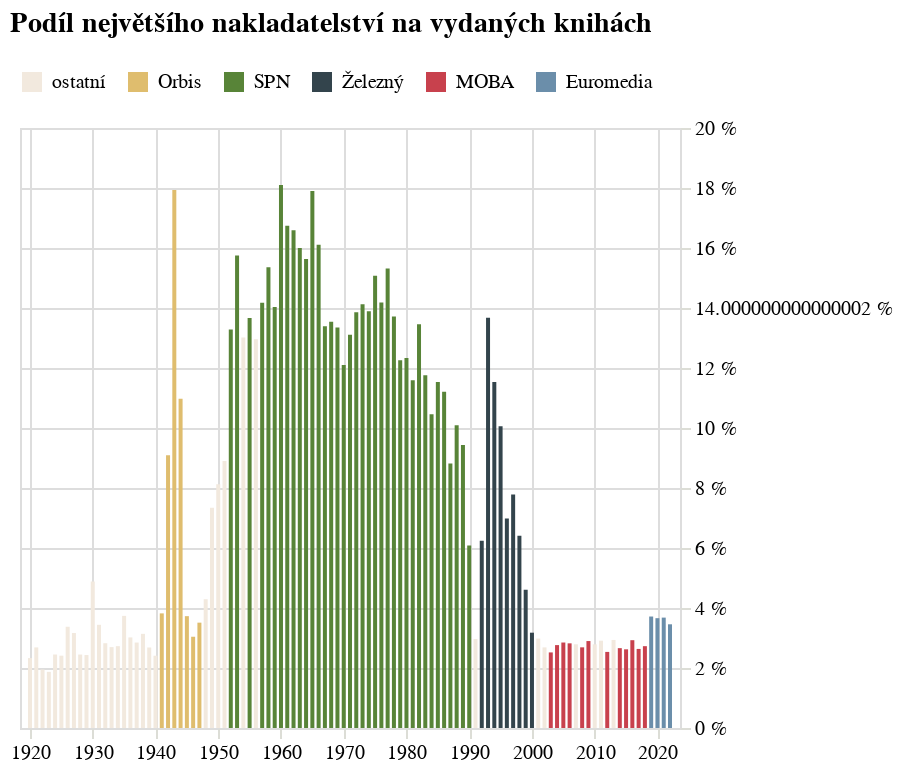

The notebook cell saved with this chart:
### Code cell
graf_nejvesi = alt.Chart(result, title={'text': titulek2}, width=330).mark_bar(width=2).encode(
    alt.X("rok:T", 
          title=None,
          axis=alt.Axis(domainOpacity=0, tickColor='#DCDDD6')
    ),
    alt.Y('podíl:Q', 
          axis=alt.Axis(domainOpacity=0, tickColor='#DCDDD6', orient='right', labelExpr="datum.label * 100 + ' %'"), 
          title=None
    ),
    alt.Color("nakladatel:N", 
              scale=alt.Scale(range=['#F2E9DE', '#DFBD6E', '#588438', '#33444C', '#C8414D', '#6B8EAA']), ## '# ['#a7ddd6','#001f80','#e6e6e4','#e5db00','#e49996','#9cc002']), 
              title=None,
               sort=razeni,
              legend=alt.Legend(orient="top")
    ))

graf_nejvesi

### Figure 1 — Vega-Lite specification as saved in the notebook (floating-point values rounded to 4 significant figures)
{"config": {"title": {"font": "Noticia Text", "fontSize": 14, "anchor": "start", "fontWeight": "bolder", "subtitleFont": "Noticia Text", "subtitleFontSize": 12, "subtitleFontWeight": "lighter", "subtitlePadding": 12, "dy": -12}, "axis": {"labelFont": "Asap", "titleFont": "Asap", "fontWeight": "lighter", "titleFontWeight": "lighter", "labelFontSize": 10, "titleFontSize": 10, "labelPadding": 2, "titlePadding": 10}, "legend": {"labelFont": "Asap", "labelFontWeight": "normal", "titleFont": "Asap", "titleFontWeight": "normal", "labelFontSize": 10, "titleFontSize": 10}}, "data": {"name": "data-ea615278741a15b689ee6d4743ad66ce"}, "mark": {"type": "bar", "width": 2}, "encoding": {"color": {"field": "nakladatel", "legend": {"orient": "top"}, "scale": {"range": ["#F2E9DE", "#DFBD6E", "#588438", "#33444C", "#C8414D", "#6B8EAA"]}, "sort": ["ostatní", "Orbis", "SPN", "Železný", "MOBA", "Euromedia"], "title": null, "type": "nominal"}, "x": {"axis": {"domainOpacity": 0, "tickColor": "#DCDDD6"}, "field": "rok", "title": null, "type": "temporal"}, "y": {"axis": {"domainOpacity": 0, "labelExpr": "datum.label * 100 + ' %'", "orient": "right", "tickColor": "#DCDDD6"}, "field": "podíl", "title": null, "type": "quantitative"}}, "title": {"text": "Podíl největšího nakladatelství na vydaných knihách"}, "width": 330, "$schema": "https://vega.github.io/schema/vega-lite/v5.8.0.json", "datasets": {"data-ea615278741a15b689ee6d4743ad66ce": [{"nakladatel": "ostatní", "rok": "1920-01-01T00:00:00", "knih": 92, "celkem": 3948, "podíl": 0.0233}, {"nakladatel": "ostatní", "rok": "1921-01-01T00:00:00", "knih": 93, "celkem": 3462, "podíl": 0.02686}, {"nakladatel": "ostatní", "rok": "1922-01-01T00:00:00", "knih": 75, "celkem": 3851, "podíl": 0.01948}, {"nakladatel": "ostatní", "rok": "1923-01-01T00:00:00", "knih": 72, "celkem": 3846, "podíl": 0.01872}, {"nakladatel": "ostatní", "rok": "1924-01-01T00:00:00", "knih": 104, "celkem": 4245, "podíl": 0.0245}, {"nakladatel": "ostatní", "rok": "1925-01-01T00:00:00", "knih": 112, "celkem": 4645, "podíl": 0.02411}, {"nakladatel": "ostatní", "rok": "1926-01-01T00:00:00", "knih": 140, "celkem": 4148, "podíl": 0.03375}, {"nakladatel": "ostatní", "rok": "1927-01-01T00:00:00", "knih": 125, "celkem": 3949, "podíl": 0.03165}, {"nakladatel": "ostatní", "rok": "1928-01-01T00:00:00", "knih": 103, "celkem": 4206, "podíl": 0.02449}, {"nakladatel": "ostatní", "rok": "1929-01-01T00:00:00", "knih": 103, "celkem": 4236, "podíl": 0.02432}, {"nakladatel": "ostatní", "rok": "1930-01-01T00:00:00", "knih": 237, "celkem": 4854, "podíl": 0.04883}, {"nakladatel": "ostatní", "rok": "1931-01-01T00:00:00", "knih": 147, "celkem": 4273, "podíl": 0.0344}, {"nakladatel": "ostatní", "rok": "1932-01-01T00:00:00", "knih": 112, "celkem": 3963, "podíl": 0.02826}, {"nakladatel": "ostatní", "rok": "1933-01-01T00:00:00", "knih": 107, "celkem": 3969, "podíl": 0.02696}, {"nakladatel": "ostatní", "rok": "1934-01-01T00:00:00", "knih": 111, "celkem": 4069, "podíl": 0.02728}, {"nakladatel": "ostatní", "rok": "1935-01-01T00:00:00", "knih": 162, "celkem": 4334, "podíl": 0.03738}, {"nakladatel": "ostatní", "rok": "1936-01-01T00:00:00", "knih": 149, "celkem": 4935, "podíl": 0.03019}, {"nakladatel": "ostatní", "rok": "1937-01-01T00:00:00", "knih": 146, "celkem": 5126, "podíl": 0.02848}, {"nakladatel": "ostatní", "rok": "1938-01-01T00:00:00", "knih": 136, "celkem": 4333, "podíl": 0.03139}, {"nakladatel": "ostatní", "rok": "1939-01-01T00:00:00", "knih": 92, "celkem": 3428, "podíl": 0.02684}, {"nakladatel": "ostatní", "rok": "1940-01-01T00:00:00", "knih": 107, "celkem": 4442, "podíl": 0.02409}, {"nakladatel": "Orbis", "rok": "1941-01-01T00:00:00", "knih": 161, "celkem": 4214, "podíl": 0.03821}, {"nakladatel": "Orbis", "rok": "1942-01-01T00:00:00", "knih": 204, "celkem": 2244, "podíl": 0.09091}, {"nakladatel": "Orbis", "rok": "1943-01-01T00:00:00", "knih": 332, "celkem": 1851, "podíl": 0.1794}, {"nakladatel": "Orbis", "rok": "1944-01-01T00:00:00", "knih": 240, "celkem": 2187, "podíl": 0.1097}, {"nakladatel": "Orbis", "rok": "1945-01-01T00:00:00", "knih": 85, "celkem": 2280, "podíl": 0.03728}, {"nakladatel": "Orbis", "rok": "1946-01-01T00:00:00", "knih": 143, "celkem": 4701, "podíl": 0.03042}, {"nakladatel": "Orbis", "rok": "1947-01-01T00:00:00", "knih": 180, "celkem": 5126, "podíl": 0.03512}, {"nakladatel": "ostatní", "rok": "1948-01-01T00:00:00", "knih": 189, "celkem": 4405, "podíl": 0.04291}, {"nakladatel": "ostatní", "rok": "1949-01-01T00:00:00", "knih": 209, "celkem": 2847, "podíl": 0.07341}, {"nakladatel": "ostatní", "rok": "1950-01-01T00:00:00", "knih": 237, "celkem": 2916, "podíl": 0.08128}, {"nakladatel": "ostatní", "rok": "1951-01-01T00:00:00", "knih": 301, "celkem": 3381, "podíl": 0.08903}, {"nakladatel": "SPN", "rok": "1952-01-01T00:00:00", "knih": 439, "celkem": 3304, "podíl": 0.1329}, {"nakladatel": "SPN", "rok": "1953-01-01T00:00:00", "knih": 605, "celkem": 3842, "podíl": 0.1575}, {"nakladatel": "ostatní", "rok": "1954-01-01T00:00:00", "knih": 517, "celkem": 3972, "podíl": 0.1302}, {"nakladatel": "SPN", "rok": "1955-01-01T00:00:00", "knih": 510, "celkem": 3732, "podíl": 0.1367}, {"nakladatel": "ostatní", "rok": "1956-01-01T00:00:00", "knih": 499, "celkem": 3851, "podíl": 0.1296}, {"nakladatel": "SPN", "rok": "1957-01-01T00:00:00", "knih": 518, "celkem": 3654, "podíl": 0.1418}, {"nakladatel": "SPN", "rok": "1958-01-01T00:00:00", "knih": 605, "celkem": 3940, "podíl": 0.1536}, {"nakladatel": "SPN", "rok": "1959-01-01T00:00:00", "knih": 586, "celkem": 4176, "podíl": 0.1403}, {"nakladatel": "SPN", "rok": "1960-01-01T00:00:00", "knih": 782, "celkem": 4321, "podíl": 0.181}, {"nakladatel": "SPN", "rok": "1961-01-01T00:00:00", "knih": 728, "celkem": 4349, "podíl": 0.1674}, {"nakladatel": "SPN", "rok": "1962-01-01T00:00:00", "knih": 687, "celkem": 4140, "podíl": 0.1659}, {"nakladatel": "SPN", "rok": "1963-01-01T00:00:00", "knih": 697, "celkem": 4356, "podíl": 0.16}, {"nakladatel": "SPN", "rok": "1964-01-01T00:00:00", "knih": 655, "celkem": 4189, "podíl": 0.1564}, {"nakladatel": "SPN", "rok": "1965-01-01T00:00:00", "knih": 684, "celkem": 3821, "podíl": 0.179}, {"nakladatel": "SPN", "rok": "1966-01-01T00:00:00", "knih": 635, "celkem": 3942, "podíl": 0.1611}, {"nakladatel": "SPN", "rok": "1967-01-01T00:00:00", "knih": 509, "celkem": 3801, "podíl": 0.1339}, {"nakladatel": "SPN", "rok": "1968-01-01T00:00:00", "knih": 523, "celkem": 3861, "podíl": 0.1355}, {"nakladatel": "SPN", "rok": "1969-01-01T00:00:00", "knih": 515, "celkem": 3857, "podíl": 0.1335}, {"nakladatel": "SPN", "rok": "1970-01-01T00:00:00", "knih": 499, "celkem": 4124, "podíl": 0.121}, {"nakladatel": "SPN", "rok": "1971-01-01T00:00:00", "knih": 530, "celkem": 4042, "podíl": 0.1311}, {"nakladatel": "SPN", "rok": "1972-01-01T00:00:00", "knih": 547, "celkem": 3946, "podíl": 0.1386}, {"nakladatel": "SPN", "rok": "1973-01-01T00:00:00", "knih": 554, "celkem": 3921, "podíl": 0.1413}, {"nakladatel": "SPN", "rok": "1974-01-01T00:00:00", "knih": 564, "celkem": 4061, "podíl": 0.1389}, {"nakladatel": "SPN", "rok": "1975-01-01T00:00:00", "knih": 627, "celkem": 4159, "podíl": 0.1508}, {"nakladatel": "SPN", "rok": "1976-01-01T00:00:00", "knih": 602, "celkem": 4245, "podíl": 0.1418}, {"nakladatel": "SPN", "rok": "1977-01-01T00:00:00", "knih": 639, "celkem": 4172, "podíl": 0.1532}, {"nakladatel": "SPN", "rok": "1978-01-01T00:00:00", "knih": 580, "celkem": 4229, "podíl": 0.1371}, {"nakladatel": "SPN", "rok": "1979-01-01T00:00:00", "knih": 543, "celkem": 4429, "podíl": 0.1226}, {"nakladatel": "SPN", "rok": "1980-01-01T00:00:00", "knih": 563, "celkem": 4564, "podíl": 0.1234}, {"nakladatel": "SPN", "rok": "1981-01-01T00:00:00", "knih": 511, "celkem": 4409, "podíl": 0.1159}, {"nakladatel": "SPN", "rok": "1982-01-01T00:00:00", "knih": 617, "celkem": 4584, "podíl": 0.1346}, {"nakladatel": "SPN", "rok": "1983-01-01T00:00:00", "knih": 538, "celkem": 4575, "podíl": 0.1176}, {"nakladatel": "SPN", "rok": "1984-01-01T00:00:00", "knih": 504, "celkem": 4819, "podíl": 0.1046}, {"nakladatel": "SPN", "rok": "1985-01-01T00:00:00", "knih": 546, "celkem": 4734, "podíl": 0.1153}, {"nakladatel": "SPN", "rok": "1986-01-01T00:00:00", "knih": 547, "celkem": 4882, "podíl": 0.112}, {"nakladatel": "SPN", "rok": "1987-01-01T00:00:00", "knih": 438, "celkem": 4966, "podíl": 0.0882}, {"nakladatel": "SPN", "rok": "1988-01-01T00:00:00", "knih": 511, "celkem": 5064, "podíl": 0.1009}, {"nakladatel": "SPN", "rok": "1989-01-01T00:00:00", "knih": 483, "celkem": 5119, "podíl": 0.09435}, {"nakladatel": "SPN", "rok": "1990-01-01T00:00:00", "knih": 329, "celkem": 5407, "podíl": 0.06085}, {"nakladatel": "ostatní", "rok": "1991-01-01T00:00:00", "knih": 179, "celkem": 6040, "podíl": 0.02964}, {"nakladatel": "Železný", "rok": "1992-01-01T00:00:00", "knih": 419, "celkem": 6709, "podíl": 0.06245}, {"nakladatel": "Železný", "rok": "1993-01-01T00:00:00", "knih": 1025, "celkem": 7496, "podíl": 0.1367}, {"nakladatel": "Železný", "rok": "1994-01-01T00:00:00", "knih": 902, "celkem": 7822, "podíl": 0.1153}, {"nakladatel": "Železný", "rok": "1995-01-01T00:00:00", "knih": 863, "celkem": 8577, "podíl": 0.1006}, {"nakladatel": "Železný", "rok": "1996-01-01T00:00:00", "knih": 633, "celkem": 9069, "podíl": 0.0698}, {"nakladatel": "Železný", "rok": "1997-01-01T00:00:00", "knih": 741, "celkem": 9523, "podíl": 0.07781}, {"nakladatel": "Železný", "rok": "1998-01-01T00:00:00", "knih": 617, "celkem": 9632, "podíl": 0.06406}, {"nakladatel": "Železný", "rok": "1999-01-01T00:00:00", "knih": 462, "celkem": 10020, "podíl": 0.04611}, {"nakladatel": "Železný", "rok": "2000-01-01T00:00:00", "knih": 339, "celkem": 10670, "podíl": 0.03177}, {"nakladatel": "ostatní", "rok": "2001-01-01T00:00:00", "knih": 315, "celkem": 10567, "podíl": 0.02981}, {"nakladatel": "ostatní", "rok": "2002-01-01T00:00:00", "knih": 286, "celkem": 10643, "podíl": 0.02687}, {"nakladatel": "MOBA", "rok": "2003-01-01T00:00:00", "knih": 277, "celkem": 10995, "podíl": 0.02519}, {"nakladatel": "MOBA", "rok": "2004-01-01T00:00:00", "knih": 312, "celkem": 11291, "podíl": 0.02763}, {"nakladatel": "MOBA", "rok": "2005-01-01T00:00:00", "knih": 330, "celkem": 11582, "podíl": 0.02849}, {"nakladatel": "MOBA", "rok": "2006-01-01T00:00:00", "knih": 346, "celkem": 12260, "podíl": 0.02822}, {"nakladatel": "ostatní", "rok": "2007-01-01T00:00:00", "knih": 361, "celkem": 12937, "podíl": 0.0279}, {"nakladatel": "MOBA", "rok": "2008-01-01T00:00:00", "knih": 363, "celkem": 13501, "podíl": 0.02689}, {"nakladatel": "MOBA", "rok": "2009-01-01T00:00:00", "knih": 368, "celkem": 12698, "podíl": 0.02898}, {"nakladatel": "ostatní", "rok": "2010-01-01T00:00:00", "knih": 366, "celkem": 13118, "podíl": 0.0279}, {"nakladatel": "ostatní", "rok": "2011-01-01T00:00:00", "knih": 378, "celkem": 12989, "podíl": 0.0291}, {"nakladatel": "MOBA", "rok": "2012-01-01T00:00:00", "knih": 329, "celkem": 12971, "podíl": 0.02536}, {"nakladatel": "ostatní", "rok": "2013-01-01T00:00:00", "knih": 378, "celkem": 12879, "podíl": 0.02935}, {"nakladatel": "MOBA", "rok": "2014-01-01T00:00:00", "knih": 347, "celkem": 13038, "podíl": 0.02661}, {"nakladatel": "MOBA", "rok": "2015-01-01T00:00:00", "knih": 349, "celkem": 13307, "podíl": 0.02623}, {"nakladatel": "MOBA", "rok": "2016-01-01T00:00:00", "knih": 372, "celkem": 12710, "podíl": 0.02927}, {"nakladatel": "MOBA", "rok": "2017-01-01T00:00:00", "knih": 332, "celkem": 12595, "podíl": 0.02636}, {"nakladatel": "MOBA", "rok": "2018-01-01T00:00:00", "knih": 354, "celkem": 12979, "podíl": 0.02727}, {"nakladatel": "Euromedia", "rok": "2019-01-01T00:00:00", "knih": 470, "celkem": 12648, "podíl": 0.03716}, {"nakladatel": "Euromedia", "rok": "2020-01-01T00:00:00", "knih": 427, "celkem": 11664, "podíl": 0.03661}, {"nakladatel": "Euromedia", "rok": "2021-01-01T00:00:00", "knih": 445, "celkem": 12094, "podíl": 0.0368}, {"nakladatel": "Euromedia", "rok": "2022-01-01T00:00:00", "knih": 429, "celkem": 12411, "podíl": 0.03457}]}}
